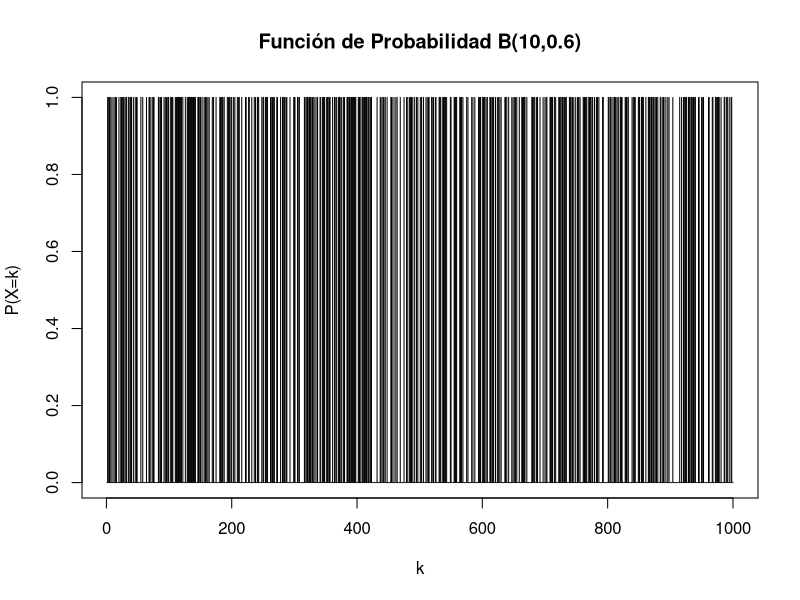

The R source for this figure:
## ---- chunk 1
knitr::opts_chunk$set(echo = TRUE)
## ---- chunk 2
poblacion1 <- sample(c(0, 1), 1000, replace = TRUE, prob = c(0.5, 0.5))
poblacion1


## ---- chunk 3
summary(poblacion1)
## ---- chunk 4
plot(poblacion1,type="h",xlab="k",ylab="P(X=k)",main="Función de Probabilidad B(10,0.6)")
## ---- chunk 5
numeroAleatorio1 <- runif(1, 100, 1000);
numeroAleatorio1
muestraAleatoria1 <- sample(poblacion1, numeroAleatorio1, replace = FALSE)
muestraAleatoria1
## ---- chunk 6
pEstimadorMuestraAleatoria1 <- sum(muestraAleatoria1 == 1) / length(muestraAleatoria1)
pEstimadorMuestraAleatoria1
## ---- chunk 7
poblacion2 <- sample(c(0, 1), 500, replace = TRUE, prob = c(0.5, 0.5))
poblacion2
## ---- chunk 8
numeroAleatorio2 <- runif(1, 100, 500);
numeroAleatorio2
muestraAleatoria2 <- sample(poblacion2, numeroAleatorio2, replace = FALSE)
muestraAleatoria2
pEstimadorMuestraAleatoria2 <- sum(muestraAleatoria2 == 1) / length(muestraAleatoria2)
pEstimadorMuestraAleatoria2
## ---- chunk 9
pEstimadorMuestraAleatoria2 <- sum(muestraAleatoria2 == 1) / length(muestraAleatoria2)
pEstimadorMuestraAleatoria2
## ---- chunk 10

tamanosMuestra = c(5, 10, 15, 20, 30, 50, 60, 100, 200, 500)
tamanosMuestra

for(tamanoMuestra in tamanosMuestra) {
  cat("\n\nMuestra tamano: " , tamanoMuestra, '\n')
  muestraAleatoria3 <- sample(poblacion2, tamanoMuestra, replace = FALSE)
  cat(muestraAleatoria3)
  pEstimadorMuestraAleatoria3 <- sum(muestraAleatoria3 == 1) / length(muestraAleatoria3)
  cat("\nEstimador de la proporción muestral: ", pEstimadorMuestraAleatoria3)
  
}

## ---- chunk 11
poblacion10PorcientoEnferma <- sample(c(0, 1), 1000, replace = TRUE, prob = c(0.9, 0.1))
poblacion10PorcientoEnferma

numeroAleatorio2 <- runif(1, 100, 500);
numeroAleatorio2
muestraAleatoria2 <- sample(poblacion10PorcientoEnferma, numeroAleatorio2, replace = FALSE)
muestraAleatoria2
pEstimadorMuestraAleatoria2 <- sum(muestraAleatoria2 == 1) / length(muestraAleatoria2)
pEstimadorMuestraAleatoria2

pEstimadorMuestraAleatoria2 <- sum(muestraAleatoria2 == 1) / length(muestraAleatoria2)
pEstimadorMuestraAleatoria2


tamanosMuestra = c(5, 10, 15, 20, 30, 50, 60, 100, 200, 500)
tamanosMuestra

for(tamanoMuestra in tamanosMuestra) {
  cat("\n\nMuestra tamano: " , tamanoMuestra, '\n')
  muestraAleatoria3 <- sample(poblacion10PorcientoEnferma, tamanoMuestra, replace = FALSE)
  cat(muestraAleatoria3)
  pEstimadorMuestraAleatoria3 <- sum(muestraAleatoria3 == 1) / length(muestraAleatoria3)
  cat("\nEstimador de la proporción muestral: ", pEstimadorMuestraAleatoria3)
  
}

## ---- chunk 12
poblacion90PorcientoEnferma <- sample(c(0, 1), 1000, replace = TRUE, prob = c(0.1, 0.9))
poblacion90PorcientoEnferma

numeroAleatorio2 <- runif(1, 100, 500);
numeroAleatorio2
muestraAleatoria2 <- sample(poblacion90PorcientoEnferma, numeroAleatorio2, replace = FALSE)
muestraAleatoria2
pEstimadorMuestraAleatoria2 <- sum(muestraAleatoria2 == 1) / length(muestraAleatoria2)
pEstimadorMuestraAleatoria2

pEstimadorMuestraAleatoria2 <- sum(muestraAleatoria2 == 1) / length(muestraAleatoria2)
pEstimadorMuestraAleatoria2


tamanosMuestra = c(5, 10, 15, 20, 30, 50, 60, 100, 200, 500)
tamanosMuestra

for(tamanoMuestra in tamanosMuestra) {
  cat("\n\nMuestra tamano: " , tamanoMuestra, '\n')
  muestraAleatoria3 <- sample(poblacion90PorcientoEnferma, tamanoMuestra, replace = FALSE)
  cat(muestraAleatoria3)
  pEstimadorMuestraAleatoria3 <- sum(muestraAleatoria3 == 1) / length(muestraAleatoria3)
  cat("\nEstimador de la proporción muestral: ", pEstimadorMuestraAleatoria3)
  
}

